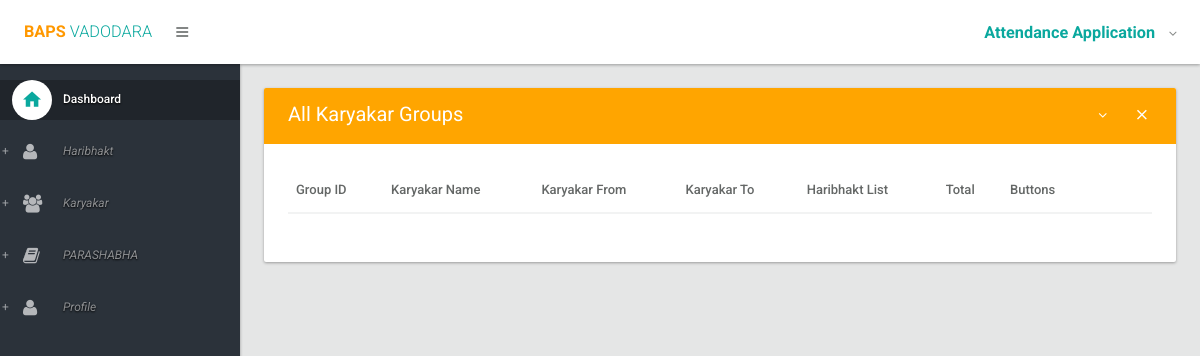
/attendance/karyakargroups/, run on an earlier commit of the app's database.
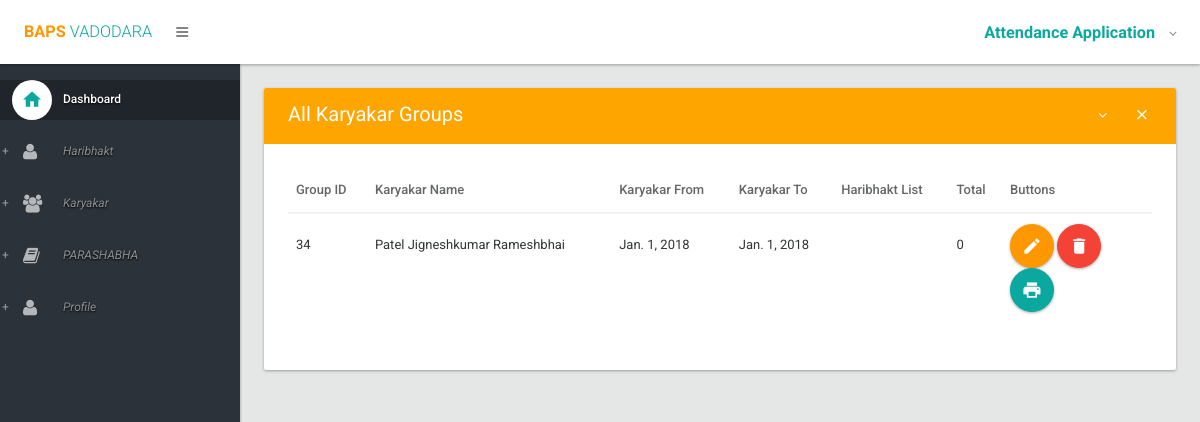
And on a later commit of the database.
### attendance/models.py (models this page shows, shortened)
class KaryakarGroup(models.Model):
    group_id = models.IntegerField(blank=False)
    karyakar = models.ForeignKey(HaribhaktDetail, related_name='karyakar', on_delete=models.CASCADE)
    haribhakt = models.ManyToManyField(HaribhaktDetail, related_name='haribhakt')
    karyakar_from = models.DateField(blank=True)
    karyakar_to = models.DateField(blank=True)
    user = models.OneToOneField(User)

class HaribhaktDetail(models.Model):
    HARIBHAKT = 'HB'
    SAMPARK = 'SK'
    SANCHALAK = 'MS'
    NIRIKSHAK = 'NI'
    NIRDESHAK = 'ND'
    BAPS_TYPE = (
        (HARIBHAKT, 'Haribhakt'),
        (SAMPARK, 'Sampark Karyakar'),
        (SANCHALAK, 'Mandal Sanchalak'),
        (NIRIKSHAK, 'Nirikshak'),
        (NIRDESHAK, 'Nirdeshak'),
    )
    baps_type = models.CharField(max_length=255, choices=BAPS_TYPE, default=HARIBHAKT)
    name = models.CharField(max_length=250, blank=False)
    mobile_no = models.CharField(max_length=10, blank=True)
    address = models.CharField(max_length=250, blank=True)
    user = models.ForeignKey(User)

### attendance/views.py (the view)
class KaryakarGroupListView(ListView):
    model = KaryakarGroup
    list_display = ('group_id','karyakar','karyakar_from','karyakar_to','haribhakt')
    def get_context_data(self, **kwargs):
        context = super().get_context_data(**kwargs)
        context['karyakargroups'] = KaryakarGroup.objects.filter(group_id='34')
        return context

### attendance/templates/attendance/karyakargroup_list.html (shortened to what this page needs)
{% extends 'attendance/layout.html' %}
{% block body %}
        <section>
                    <div class="section-body">
                        <div class="row">
                            <div class="col-lg-12">
                                <div class="card">
                                    <div class="card-head style-primary">
                                        <header>All Karyakar Groups</header>
                                        <div class="tools">
                                            <a class="btn btn-icon-toggle btn-collapse"><i class="fa fa-angle-down"></i></a>
                                            <a class="btn btn-icon-toggle btn-close"><i class="md md-close"></i></a>
                                        </div>
                                    </div>
                                    <div class="card-body">
                                        <div class="table-responsive">
                                            <table id="datatable1" class="table karyakargroup-column hover">
                                                <thead>
                                                    <tr>
                                                        <th>Group ID</th>
                                                        <th>Karyakar Name</th>
                                                        <th>Karyakar From</th>
                                                        <th>Karyakar To</th>
                                                        <th>Haribhakt List</th>
                                                        <th>Total</th>
                                                        <th width="150px">Buttons</th>
                                                    </tr>
                                                </thead>
                                                <tbody>
                                                    {% for karyakargroup in karyakargroups %}
                                                        <tr class="gradeX">
                                                            <td>{{ karyakargroup.group_id }}</td>
                                                            <td>{{ karyakargroup.karyakar.name }}</td>
                                                            <td>{{ karyakargroup.karyakar_from }}</td>
                                                            <td>{{ karyakargroup.karyakar_to }}</td>
                                                            <td>
                                                            </td>
                                                            <td>{{ karyakargroup.haribhakt.count }}</td>
                                                            <td>
                                                                <a href="{% url 'editKaryakarGroup' karyakargroup.id %}" class="btn ink-reaction btn-floating-action btn-warning"><i class="md md-edit"></i> </a>
                                                                <a href="{% url 'deleteKaryakarGroup' karyakargroup.id %}" class="btn ink-reaction btn-floating-action btn-danger" onclick="return confirm('Are you sure you want to delete this?')"><i class="md md-delete"></i> </a>
                                                                <a href="" class="btn ink-reaction btn-floating-action btn-primary"><i class="md md-print"></i> </a>
                                                            </td>
                                                        </tr>
                                                    {% endfor %}
                                                </tbody>
                                            </table>
                                        </div>
                                    </div>
                                </div>
                            </div>
                        </div>
                    </div>
                </section>
{% endblock %}

### attendance/templates/attendance/layout.html (shortened to what this page needs)
{% load staticfiles %}
<!DOCTYPE html>
<html lang="en">
	<head>
		<link type="text/css" rel="stylesheet" href="{% static 'attendance/css/bootstrap.css' %}" />
		<link type="text/css" rel="stylesheet" href="{% static 'attendance/css/materialadmin.css' %}" />
		<link type="text/css" rel="stylesheet" href="{% static 'attendance/css/font-awesome.min.css' %}" />
		<link type="text/css" rel="stylesheet" href="{% static 'attendance/css/material-design-iconic-font.min.css' %}" />
        <link type="text/css" rel="stylesheet" href="{% static 'attendance/css/libs/DataTables/jquery.dataTables.css' %}" />
		<link type="text/css" rel="stylesheet" href="{% static 'attendance/css/libs/DataTables/extensions/dataTables.colVis.css' %}" />
		<link type="text/css" rel="stylesheet" href="{% static 'attendance/css/libs/DataTables/extensions/dataTables.tableTools.css' %}" />
        <link type="text/css" rel="stylesheet" href="{% static 'attendance/css/print.css' %}" />
	</head>
	<body class="menubar-pin menubar-hoverable header-fixed ">
		<header id="header" >
			<div class="headerbar">
				<div class="headerbar-left">
					<ul class="header-nav header-nav-options">
						<li class="header-nav-brand" >
							<div class="brand-holder">
								<a href="{% url 'home' %}">
									<span class="text-lg text-bold text-warning">BAPS</span><span class="text-lg text-light text-primary"> VADODARA</span>
								</a>
							</div>
						</li>
						<li>
							<a class="btn btn-icon-toggle menubar-toggle" data-toggle="menubar" href="javascript:void(0);">
								<i class="fa fa-bars"></i>
							</a>
						</li>
					</ul>
				</div>
				<div class="headerbar-right">
					<ul class="header-nav header-nav-profile">
						<li class="dropdown">
							<a href="javascript:void(0);" class="dropdown-toggle ink-reaction" data-toggle="dropdown">
								<span class="profile-info">
									<h4 class="text-lg text-bold text-primary">Attendance Application</h4>
								</span>
							</a>
						</li>
					</ul>
				</div>
			</div>
		</header>
		<div id="base">
			<div id="content">
                {% block body %}
                {% endblock %}
			</div>
			<div id="menubar" class="menubar-inverse ">
				<div class="menubar-scroll-panel">
					<ul id="main-menu" class="gui-controls">
						<li>
							<a href="{% url 'home' %}" class="active">
								<div class="gui-icon"><i class="md md-home"></i></div>
								<span class="title">Dashboard</span>
							</a>
						</li>
						<li class="gui-folder">
							<a>
								<div class="gui-icon"><i class="fa fa-user"></i></div>
								<span class="title">Haribhakt</span>
							</a>
						</li>
						<li class="gui-folder">
							<a>
								<div class="gui-icon"><i class="fa fa-users"></i></div>
								<span class="title">Karyakar</span>
							</a>
						</li>
						<li class="gui-folder">
							<a>
								<div class="gui-icon"><i class="fa fa-book "></i></div>
								<span class="title">PARASHABHA</span>
							</a>
						</li>
						<li class="gui-folder">
							<a>
								<div class="gui-icon"><i class="fa fa-user"></i></div>
								<span class="title">Profile</span>
							</a>
						</li>
					</ul>
				</div>
			</div>
		</div>
	</body>
</html>

What changed in the data, as far as the page shows it:
added KaryakarGroup: group_id "34", karyakar.name "Patel Jigneshkumar Rameshbhai", karyakar_from "Jan. 1, 2018", karyakar_to "Jan. 1, 2018", haribhakt.count "0"
